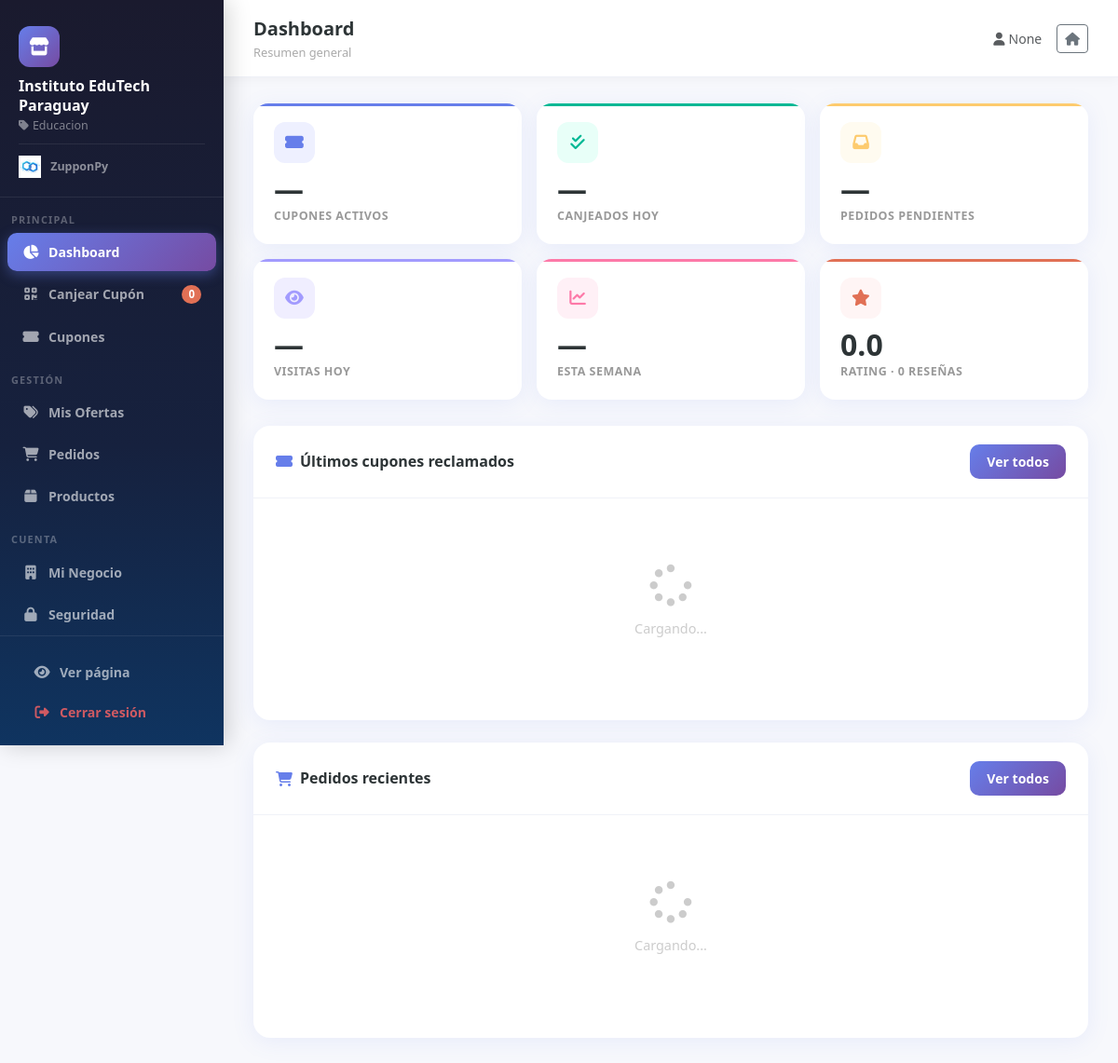
The app's page /negocio/panel (signed in), older data.
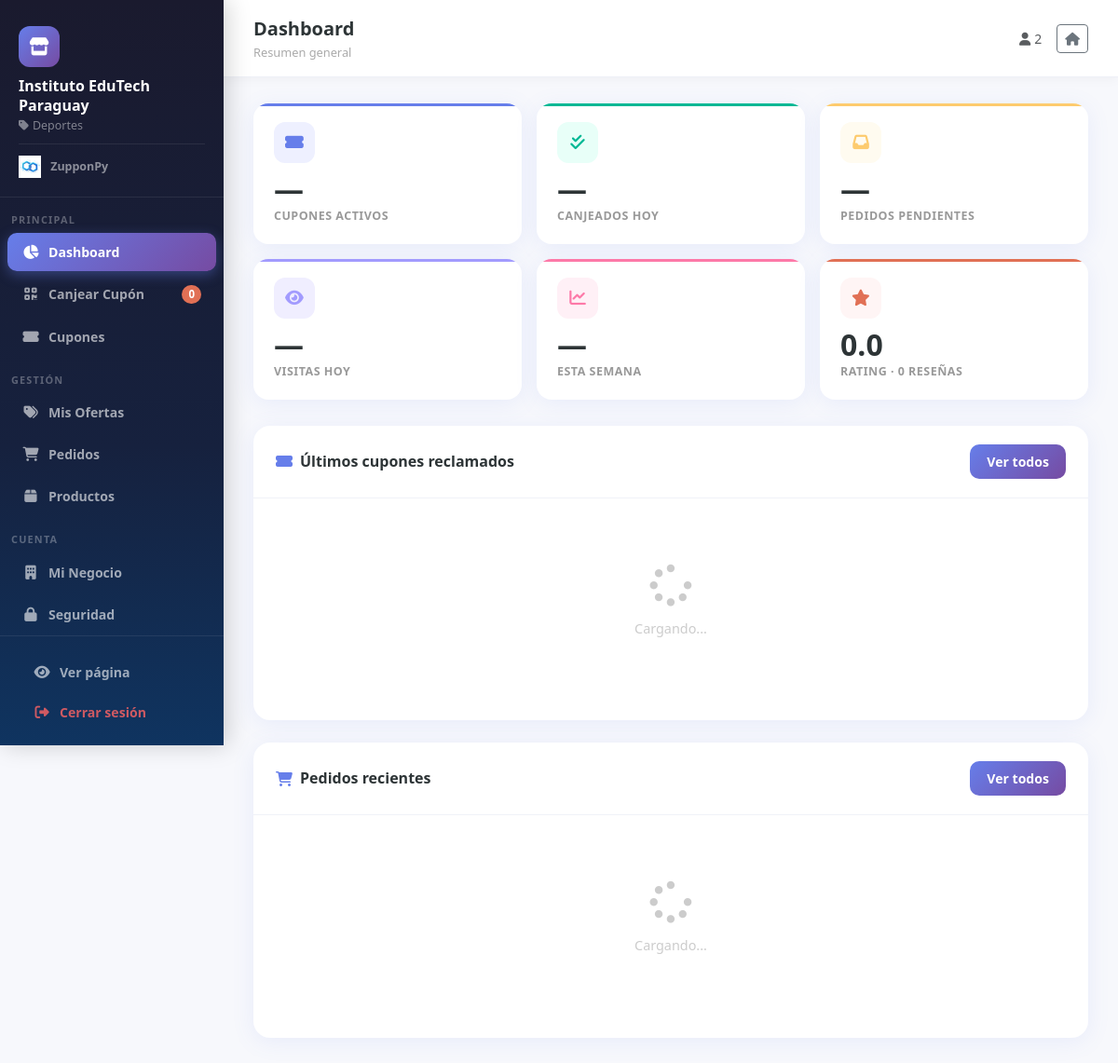
The same page, newer data.
### tables this page shows
CREATE TABLE negocios (
            id INTEGER PRIMARY KEY AUTOINCREMENT,
            nombre TEXT NOT NULL, categoria TEXT NOT NULL,
            rating REAL DEFAULT 0, reviews INTEGER DEFAULT 0,
            imagen TEXT, promocion TEXT NOT NULL, descuento INTEGER NOT NULL,
            direccion TEXT NOT NULL, mapsLink TEXT,
            telefono TEXT NOT NULL, whatsapp TEXT NOT NULL,
            horario TEXT NOT NULL, descripcion TEXT, servicios TEXT,
            usuario TEXT UNIQUE, contrasena TEXT
        , fotos TEXT, ciudad TEXT DEFAULT "", lat REAL, lng REAL);

### app.py (the view)
@app.route('/negocio/panel')
def negocio_panel():
    if 'negocio_id' not in session:
        return redirect(url_for('login'))
    conn = get_connection()
    c = conn.cursor()
    c.execute('SELECT * FROM negocios WHERE id = ?', (session['negocio_id'],))
    negocio = c.fetchone()
    conn.close()
    if negocio:
        return render_template('negocio_panel.html', negocio=dict_from_row(negocio))
    return redirect(url_for('login'))

### app.py (called while the page is built)
def dict_from_row(row):
    d = dict(zip(row.keys(), row))
    for campo in ('servicios', 'fotos'):
        if campo in d and d[campo]:
            try:
                d[campo] = json.loads(d[campo]) if isinstance(d[campo], str) else d[campo]
            except:
                d[campo] = []
    return d

### database.py (called while the page is built)
def get_connection():
    conn = sqlite3.connect('negocios.db')
    conn.row_factory = sqlite3.Row
    return conn

### templates/negocio_panel.html (shortened to what this page needs)
<!DOCTYPE html>
<html lang="es">
<head>
    <link href="https://cdn.jsdelivr.net/npm/bootstrap@5.3.0/dist/css/bootstrap.min.css" rel="stylesheet">
    <link rel="stylesheet" href="https://cdnjs.cloudflare.com/ajax/libs/font-awesome/6.4.0/css/all.min.css">
</head>
<body>
<aside class="sidebar" id="sidebar">
    <div class="sidebar-logo">
        <div class="avatar"><i class="fas fa-store"></i></div>
        <div class="biz-name">{{ negocio.nombre }}</div>
        <div class="biz-cat"><i class="fas fa-tag me-1"></i>{{ negocio.categoria }}</div>
        <div style="margin-top:10px;padding-top:10px;border-top:1px solid rgba(255,255,255,0.08)">
            <img src="{{ url_for('static', filename='zuppon logo.png') }}" style="height:24px;vertical-align:middle;margin-right:6px">
            <span style="color:rgba(255,255,255,0.5);font-size:0.78rem;font-weight:700">ZupponPy</span>
        </div>
    </div>
    <div class="nav-section">Principal</div>
    <button class="nav-item active" onclick="showTab(this,'dashboard')"><i class="fas fa-chart-pie"></i> Dashboard</button>
    <button class="nav-item" onclick="showTab(this,'canjear')"><i class="fas fa-qrcode"></i> Canjear Cupón <span class="badge-count" id="badgeCupones">0</span></button>
    <button class="nav-item" onclick="showTab(this,'cupones')"><i class="fas fa-ticket-alt"></i> Cupones</button>
    <div class="nav-section">Gestión</div>
    <button class="nav-item" onclick="showTab(this,'ofertas')"><i class="fas fa-tags"></i> Mis Ofertas</button>
    <button class="nav-item" onclick="showTab(this,'pedidos')"><i class="fas fa-shopping-cart"></i> Pedidos <span class="badge-count" id="badgePedidos" style="display:none">0</span></button>
    <button class="nav-item" onclick="showTab(this,'productos')"><i class="fas fa-box"></i> Productos</button>
    <div class="nav-section">Cuenta</div>
    <button class="nav-item" onclick="showTab(this,'info')"><i class="fas fa-building"></i> Mi Negocio</button>
    <button class="nav-item" onclick="showTab(this,'seguridad')"><i class="fas fa-lock"></i> Seguridad</button>
    <div class="sidebar-footer">
        <a href="/negocio/{{ negocio.id }}" target="_blank" class="nav-item" style="text-decoration:none;display:flex"><i class="fas fa-eye"></i> Ver página</a>
        <a href="/logout" class="nav-item" style="text-decoration:none;display:flex;color:rgba(255,100,100,0.8)"><i class="fas fa-sign-out-alt"></i> Cerrar sesión</a>
    </div>
</aside>
<div class="main">
    <div class="topbar">
        <div>
            <span class="topbar-title" id="topbarTitle">Dashboard</span>
            <div class="topbar-sub" id="topbarSub">Resumen general</div>
        </div>
        <div class="d-flex align-items-center gap-3">
            <span class="text-muted small d-none d-md-block"><i class="fas fa-user me-1"></i>{{ negocio.usuario }}</span>
            <a href="/" class="btn btn-sm btn-outline-secondary"><i class="fas fa-home"></i></a>
        </div>
    </div>
    <div class="content">
        <div id="tab-dashboard" class="tab-pane active">
            <div class="stat-grid">
                <div class="stat-card" style="--accent:#667eea;--icon-bg:#eef0ff">
                    <div class="icon"><i class="fas fa-ticket-alt"></i></div>
                    <div class="num" id="statCupones">—</div>
                    <div class="lbl">Cupones activos</div>
                </div>
                <div class="stat-card" style="--accent:#00b894;--icon-bg:#e8fff8">
                    <div class="icon"><i class="fas fa-check-double"></i></div>
                    <div class="num" id="statCanjeados">—</div>
                    <div class="lbl">Canjeados hoy</div>
                </div>
                <div class="stat-card" style="--accent:#fdcb6e;--icon-bg:#fffbf0">
                    <div class="icon"><i class="fas fa-inbox"></i></div>
                    <div class="num" id="statPedidos">—</div>
                    <div class="lbl">Pedidos pendientes</div>
                </div>
                <div class="stat-card" style="--accent:#a29bfe;--icon-bg:#f0eeff">
                    <div class="icon"><i class="fas fa-eye"></i></div>
                    <div class="num" id="statVisitasHoy">—</div>
                    <div class="lbl">Visitas hoy</div>
                </div>
                <div class="stat-card" style="--accent:#fd79a8;--icon-bg:#fff0f6">
                    <div class="icon"><i class="fas fa-chart-line"></i></div>
                    <div class="num" id="statVisitasSemana">—</div>
                    <div class="lbl">Esta semana</div>
                </div>
                <div class="stat-card" style="--accent:#e17055;--icon-bg:#fff5f5">
                    <div class="icon"><i class="fas fa-star"></i></div>
                    <div class="num">{{ negocio.rating }}</div>
                    <div class="lbl">Rating · {{ negocio.reviews }} reseñas</div>
                </div>
            </div>
            <div class="panel-card mb-4">
                <div class="panel-card-header">
                    <h5><i class="fas fa-ticket-alt" style="color:var(--primary)"></i> Últimos cupones reclamados</h5>
                    <button class="btn-primary-grad btn" onclick="showTab(document.querySelector('[onclick*=cupones]'),'cupones')">Ver todos</button>
                </div>
                <div class="panel-card-body" id="dashCupones">
                    <div class="empty-state"><i class="fas fa-spinner fa-spin"></i><p>Cargando...</p></div>
                </div>
            </div>
            <div class="panel-card">
                <div class="panel-card-header">
                    <h5><i class="fas fa-shopping-cart" style="color:var(--primary)"></i> Pedidos recientes</h5>
                    <button class="btn-primary-grad btn" onclick="showTab(document.querySelectorAll('.nav-item')[5],'pedidos')">Ver todos</button>
                </div>
                <div class="panel-card-body" id="dashPedidos">
                    <div class="empty-state"><i class="fas fa-spinner fa-spin"></i><p>Cargando...</p></div>
                </div>
            </div>
        </div>
    </div>
</div>
</body>
</html>

### templates/negocio_panel.html (style rules this page uses)
:root { --primary: #667eea; --primary2: #764ba2; --success: #00b894; --warning: #fdcb6e; --danger: #e17055; --dark: #2d3436; --light-bg: #f7f8fc; --card-shadow: 0 4px 24px rgba(102,126,234,0.10); }
* { box-sizing: border-box; }
body { background: var(--light-bg); font-family: 'Segoe UI', system-ui, sans-serif; min-height: 100vh; }
.sidebar { position: fixed; top: 0; left: 0; height: 100vh; width: 240px; background: linear-gradient(180deg, #1a1a2e 0%, #16213e 60%, #0f3460 100%); z-index: 100; display: flex; flex-direction: column; box-shadow: 4px 0 24px rgba(0,0,0,0.18); transition: transform 0.3s; }
.sidebar-logo { padding: 28px 20px 20px; border-bottom: 1px solid rgba(255,255,255,0.08); }
.sidebar-logo .biz-name { color: white; font-weight: 800; font-size: 1rem; line-height: 1.3; }
.sidebar-logo .biz-cat { color: rgba(255,255,255,0.45); font-size: 0.78rem; margin-top: 2px; }
.sidebar-logo .avatar { width: 44px; height: 44px; border-radius: 12px; background: linear-gradient(135deg, var(--primary), var(--primary2)); display: flex; align-items: center; justify-content: center; font-size: 1.2rem; color: white; margin-bottom: 10px; }
.nav-section { padding: 16px 12px 4px; color: rgba(255,255,255,0.3); font-size: 0.68rem; font-weight: 700; letter-spacing: 1.2px; text-transform: uppercase; }
.nav-item { display: flex; align-items: center; gap: 10px; padding: 10px 16px; margin: 2px 8px; border-radius: 10px; color: rgba(255,255,255,0.6); font-size: 0.88rem; font-weight: 600; cursor: pointer; transition: all 0.2s; border: none; background: none; width: calc(100% - 16px); text-align: left; }
.nav-item i { width: 18px; text-align: center; font-size: 0.95rem; }
.nav-item.active { background: linear-gradient(135deg, var(--primary), var(--primary2)); color: white; box-shadow: 0 4px 14px rgba(102,126,234,0.4); }
.nav-item .badge-count { margin-left: auto; background: var(--danger); color: white; border-radius: 20px; padding: 1px 7px; font-size: 0.72rem; }
.sidebar-footer { margin-top: auto; padding: 16px 12px; border-top: 1px solid rgba(255,255,255,0.08); }
.main { margin-left: 240px; min-height: 100vh; }
.topbar { background: white; padding: 16px 32px; border-bottom: 1px solid #eef0f7; display: flex; align-items: center; justify-content: space-between; box-shadow: 0 2px 12px rgba(0,0,0,0.04); position: sticky; top: 0; z-index: 50; }
.topbar-title { font-size: 1.25rem; font-weight: 800; color: var(--dark); }
.topbar-sub { font-size: 0.8rem; color: #aaa; margin-top: 1px; }
.content { padding: 28px 32px; }
.stat-grid { display: grid; grid-template-columns: repeat(3, 1fr); gap: 16px; margin-bottom: 28px; }
.stat-card { background: white; border-radius: 16px; padding: 20px 22px; box-shadow: var(--card-shadow); position: relative; overflow: hidden; }
.stat-card::before { content: ''; position: absolute; top: 0; left: 0; right: 0; height: 3px; background: var(--accent, var(--primary)); }
.stat-card .icon { width: 44px; height: 44px; border-radius: 12px; display: flex; align-items: center; justify-content: center; font-size: 1.1rem; margin-bottom: 12px; background: var(--icon-bg, #eef0ff); color: var(--accent, var(--primary)); }
.stat-card .num { font-size: 2rem; font-weight: 900; color: var(--dark); line-height: 1; }
.stat-card .lbl { font-size: 0.78rem; color: #999; font-weight: 600; text-transform: uppercase; letter-spacing: 0.5px; margin-top: 4px; }
.panel-card { background: white; border-radius: 18px; box-shadow: var(--card-shadow); overflow: hidden; }
.panel-card-header { padding: 20px 24px; border-bottom: 1px solid #f0f2f8; display: flex; align-items: center; justify-content: space-between; }
.panel-card-header h5 { margin: 0; font-weight: 800; font-size: 1rem; color: var(--dark); display: flex; align-items: center; gap: 8px; }
.panel-card-body { padding: 24px; }
.tab-pane { display: none; }
.tab-pane.active { display: block; animation: fadeIn 0.25s ease; }
.empty-state { text-align: center; padding: 48px 20px; color: #ccc; }
.empty-state i { font-size: 2.8rem; margin-bottom: 12px; display: block; }
.empty-state p { font-size: 0.9rem; }
.btn-primary-grad { background: linear-gradient(135deg, var(--primary), var(--primary2)); border: none; color: white; font-weight: 700; border-radius: 10px; padding: 8px 18px; font-size: 0.88rem; cursor: pointer; transition: all 0.2s; }

Row changes from the older to the newer data that the page shows:
changed negocios "Instituto EduTech Paraguay": categoria "Educacion" → "Deportes"; usuario (not shown) → "2"
Text that changed along with them:
{{ negocio.usuario }}: "None" → (not shown)
